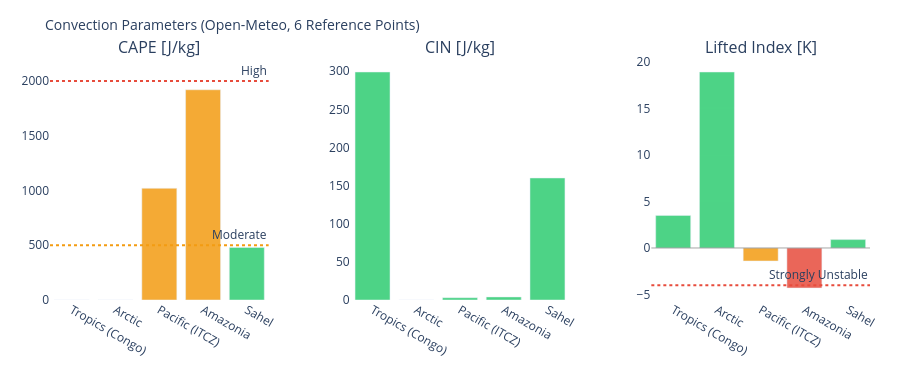

This figure's notebook cell:
### Markdown cell above
---
## 3. Visualizations

### Code cell
# ============================================================
# CAPE / CIN / LIFTED INDEX – Convection potential
# ============================================================

if not df_atm.empty:
    fig = make_subplots(
        rows=1, cols=3,
        subplot_titles=['CAPE [J/kg]', 'CIN [J/kg]', 'Lifted Index [K]'],
        horizontal_spacing=0.1
    )
    pts = df_atm['point'].tolist()
    pt_colors = ['#E85D24','#185FA5','#888780','#378ADD','#639922','#F2A623']

    # CAPE – höher = mehr Gewitterpotential
    cape_vals = df_atm['cape'].fillna(0).tolist()
    cape_colors = ['#e74c3c' if v > 2000 else '#f39c12' if v > 500 else '#2ecc71'
                   for v in cape_vals]
    fig.add_trace(go.Bar(x=pts, y=cape_vals, marker_color=cape_colors,
                         opacity=0.85, showlegend=False), row=1, col=1)
    fig.add_hline(y=2000, line_dash='dot', line_color='#e74c3c',
                  annotation_text='High', row=1, col=1)
    fig.add_hline(y=500,  line_dash='dot', line_color='#f39c12',
                  annotation_text='Moderate', row=1, col=1)

    # CIN – negativer = stärker gedeckelt (weniger Auslöse)
    cin_vals = df_atm['cin'].fillna(0).tolist()
    cin_colors = ['#e74c3c' if v < -200 else '#f39c12' if v < -50 else '#2ecc71'
                  for v in cin_vals]
    fig.add_trace(go.Bar(x=pts, y=cin_vals, marker_color=cin_colors,
                         opacity=0.85, showlegend=False), row=1, col=2)

    # Lifted Index – negativ = instabil
    li_vals = df_atm['li'].fillna(0).tolist()
    li_colors = ['#e74c3c' if v < -4 else '#f39c12' if v < 0 else '#2ecc71'
                 for v in li_vals]
    fig.add_trace(go.Bar(x=pts, y=li_vals, marker_color=li_colors,
                         opacity=0.85, showlegend=False), row=1, col=3)
    fig.add_hline(y=0, line_color='gray', line_width=0.7, row=1, col=3)
    fig.add_hline(y=-4, line_dash='dot', line_color='#e74c3c',
                  annotation_text='Strongly Unstable', row=1, col=3)

    fig.update_layout(
        title=dict(text='Convection Parameters (Open-Meteo, 6 Reference Points)', font=dict(size=14)),
        height=380, plot_bgcolor='rgba(0,0,0,0)', paper_bgcolor='rgba(0,0,0,0)',
        margin=dict(l=50, r=30, t=60, b=80)
    )
    fig.update_xaxes(tickangle=30)
    fig.show()

### Figure 1 — Plotly figure (JSON) as saved in the notebook; plotly's stock layout.template omitted (floating-point values rounded to 4 significant figures)
{"data": [{"marker": {"color": ["#2ecc71", "#2ecc71", "#f39c12", "#f39c12", "#2ecc71"]}, "opacity": 0.85, "showlegend": false, "type": "bar", "x": ["Tropics (Congo)", "Arctic", "Pacific (ITCZ)", "Amazonia", "Sahel"], "xaxis": "x", "y": [0.0, 0.0, 1020.0, 1920.0, 480.0], "yaxis": "y"}, {"marker": {"color": ["#2ecc71", "#2ecc71", "#2ecc71", "#2ecc71", "#2ecc71"]}, "opacity": 0.85, "showlegend": false, "type": "bar", "x": ["Tropics (Congo)", "Arctic", "Pacific (ITCZ)", "Amazonia", "Sahel"], "xaxis": "x2", "y": [299.0, 0.0, 3.0, 4.0, 160.0], "yaxis": "y2"}, {"marker": {"color": ["#2ecc71", "#2ecc71", "#f39c12", "#e74c3c", "#2ecc71"]}, "opacity": 0.85, "showlegend": false, "type": "bar", "x": ["Tropics (Congo)", "Arctic", "Pacific (ITCZ)", "Amazonia", "Sahel"], "xaxis": "x3", "y": [3.5, 18.9, -1.4, -4.3, 0.9], "yaxis": "y3"}], "layout": {"annotations": [{"font": {"size": 16}, "showarrow": false, "text": "CAPE [J/kg]", "x": 0.1333, "xanchor": "center", "xref": "paper", "y": 1.0, "yanchor": "bottom", "yref": "paper"}, {"font": {"size": 16}, "showarrow": false, "text": "CIN [J/kg]", "x": 0.5, "xanchor": "center", "xref": "paper", "y": 1.0, "yanchor": "bottom", "yref": "paper"}, {"font": {"size": 16}, "showarrow": false, "text": "Lifted Index [K]", "x": 0.8667, "xanchor": "center", "xref": "paper", "y": 1.0, "yanchor": "bottom", "yref": "paper"}, {"showarrow": false, "text": "High", "x": 1, "xanchor": "right", "xref": "x domain", "y": 2000, "yanchor": "bottom", "yref": "y"}, {"showarrow": false, "text": "Moderate", "x": 1, "xanchor": "right", "xref": "x domain", "y": 500, "yanchor": "bottom", "yref": "y"}, {"showarrow": false, "text": "Strongly Unstable", "x": 1, "xanchor": "right", "xref": "x3 domain", "y": -4, "yanchor": "bottom", "yref": "y3"}], "height": 380, "margin": {"b": 80, "l": 50, "r": 30, "t": 60}, "paper_bgcolor": "rgba(0,0,0,0)", "plot_bgcolor": "rgba(0,0,0,0)", "shapes": [{"line": {"color": "#e74c3c", "dash": "dot"}, "type": "line", "x0": 0, "x1": 1, "xref": "x domain", "y0": 2000, "y1": 2000, "yref": "y"}, {"line": {"color": "#f39c12", "dash": "dot"}, "type": "line", "x0": 0, "x1": 1, "xref": "x domain", "y0": 500, "y1": 500, "yref": "y"}, {"line": {"color": "gray", "width": 0.7}, "type": "line", "x0": 0, "x1": 1, "xref": "x3 domain", "y0": 0, "y1": 0, "yref": "y3"}, {"line": {"color": "#e74c3c", "dash": "dot"}, "type": "line", "x0": 0, "x1": 1, "xref": "x3 domain", "y0": -4, "y1": -4, "yref": "y3"}], "title": {"font": {"size": 14}, "text": "Convection Parameters (Open-Meteo, 6 Reference Points)"}, "xaxis": {"anchor": "y", "domain": [0.0, 0.2667], "tickangle": 30}, "xaxis2": {"anchor": "y2", "domain": [0.3667, 0.6333], "tickangle": 30}, "xaxis3": {"anchor": "y3", "domain": [0.7333, 1.0], "tickangle": 30}, "yaxis": {"anchor": "x", "domain": [0.0, 1.0]}, "yaxis2": {"anchor": "x2", "domain": [0.0, 1.0]}, "yaxis3": {"anchor": "x3", "domain": [0.0, 1.0]}}}
